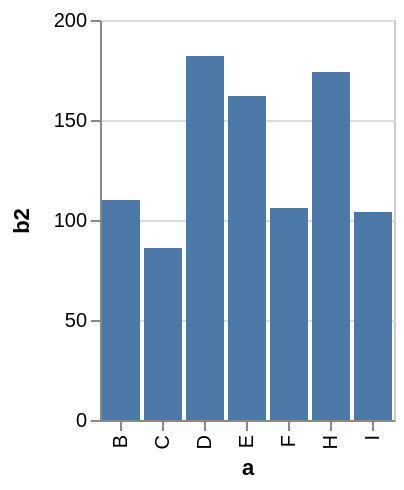

Vega-Lite specification stored for this chart:
### Vega specification from a JSON file in a GitHub repository (floating-point values rounded to 4 significant figures)
{"$schema": "https://vega.github.io/schema/vega/v3.0.json", "description": "A simple bar chart with embedded data that uses a filter and calculate.", "autosize": "pad", "padding": 5, "encode": {"update": {"stroke": {"value": "#ccc"}, "fill": {"value": "transparent"}}}, "data": [{"name": "source_0", "values": [{"a": "A", "b": 28}, {"a": "B", "b": 55}, {"a": "C", "b": 43}, {"a": "G", "b": 19}, {"a": "H", "b": 87}, {"a": "I", "b": 52}, {"a": "D", "b": 91}, {"a": "E", "b": 81}, {"a": "F", "b": 53}]}, {"name": "data_0", "source": "source_0", "transform": [{"type": "formula", "expr": "2*datum.b", "as": "b2"}, {"type": "filter", "expr": "datum.b2 > 60"}, {"type": "filter", "expr": "datum[\"b2\"] !== null && !isNaN(datum[\"b2\"])"}]}], "signals": [{"name": "x_step", "value": 21}, {"name": "width", "update": "bandspace(domain('x').length, 0.1, 0.05) * x_step"}, {"name": "height", "update": "200"}], "marks": [{"name": "marks", "type": "rect", "role": "bar", "style": ["bar"], "from": {"data": "data_0"}, "encode": {"update": {"x": {"scale": "x", "field": "a"}, "width": {"scale": "x", "band": true}, "y": {"scale": "y", "field": "b2"}, "y2": {"scale": "y", "value": 0}, "fill": {"value": "#4c78a8"}}}}], "scales": [{"name": "x", "type": "band", "domain": {"data": "data_0", "field": "a", "sort": true}, "range": {"step": {"signal": "x_step"}}, "round": true, "paddingInner": 0.1, "paddingOuter": 0.05}, {"name": "y", "type": "linear", "domain": {"data": "data_0", "field": "b2"}, "range": [{"signal": "height"}, 0], "round": true, "nice": true, "zero": true}], "axes": [{"scale": "x", "labelOverlap": true, "orient": "bottom", "title": "a", "zindex": 1, "encode": {"labels": {"update": {"angle": {"value": 270}, "align": {"value": "right"}, "baseline": {"value": "middle"}}}}}, {"scale": "y", "labelOverlap": true, "orient": "left", "tickCount": {"signal": "ceil(height/40)"}, "title": "b2", "zindex": 1}, {"scale": "y", "domain": false, "grid": true, "labels": false, "maxExtent": 0, "minExtent": 0, "orient": "left", "tickCount": {"signal": "ceil(height/40)"}, "ticks": false, "zindex": 0, "gridScale": "x"}], "config": {"axis": {"domainColor": "#888", "tickColor": "#888"}, "axisY": {"minExtent": 30}}}
